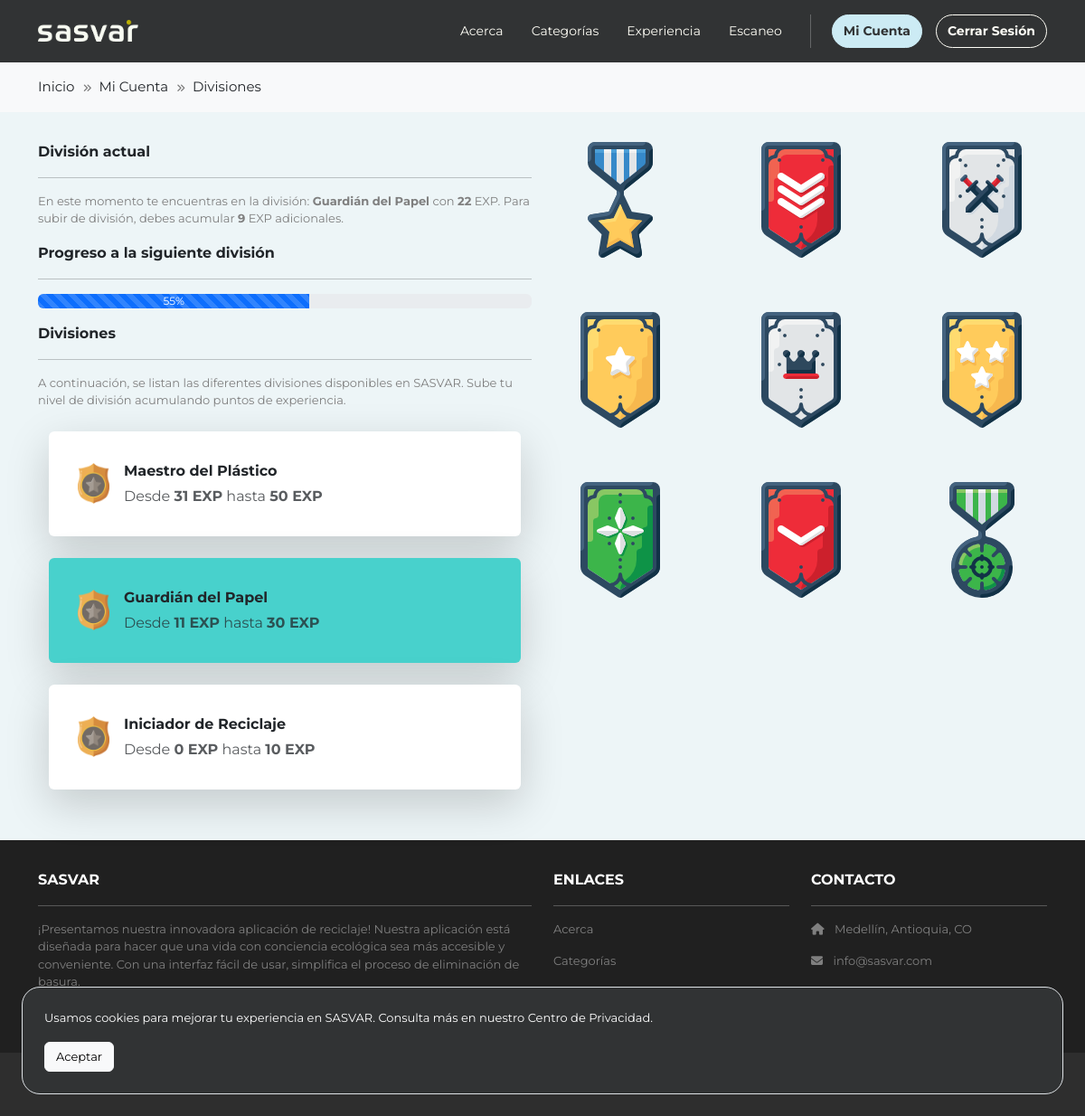
The page /mi-cuenta/divisiones (signed in) on the database its author committed.
### accounts/models.py (models this page shows, shortened)
class Ranking(models.Model):
    name = models.CharField(max_length=100)
    level = models.PositiveIntegerField()
    from_points = models.PositiveIntegerField()
    to_points = models.PositiveIntegerField()
    image = models.ImageField(upload_to='rankings_images/', blank=True, null=True)

### accounts/views.py (the view)
# urls.py: path('divisiones', views.rankings, name='accounts.rankings'),
@login_required
def rankings(request):
    viewData = {}
    viewData["title"] = "Divisiones"
    viewData["breadcrumbItems"] = [
        {"name": "Inicio", "route": "home.index"},
        {"name": "Mi Cuenta", "route": "accounts.index"},
        {"name": "Divisiones", "route": "accounts.rankings"},
    ]
    viewData["rankings"] = Ranking.objects.order_by('-level')
    user_points = request.user.experience_points
    user_ranking = Ranking.objects.filter(from_points__lte=user_points, to_points__gte=user_points).first()
    pending_points = (user_ranking.to_points - user_points) + 1
    progress_percentage = 100 * (1 - (pending_points / (user_ranking.to_points + 1 - user_ranking.from_points)))
    viewData["user_points"] = user_points
    viewData["user_ranking_name"] = user_ranking.name
    viewData["user_pending_points"] = pending_points
    viewData["user_progress_percentage"] = round(progress_percentage)
    return render(request, 'accounts/rankings.html', {"viewData": viewData})

### accounts/templates/accounts/rankings.html
{% extends 'base.html' %}
{% block content %}
{% load static %}
<div class="p-3">
  <div class="container">
    <div class="row mt-3">
      <div class="col-md-6 col-lg-6 col-xl-6 mx-auto mb-3">
        <b>División actual</b>
        <hr />
        <p class="font-13 rc-footer-font">En este momento te encuentras en la división:
          <span class="fw-bold">{{ viewData.user_ranking_name }}</span> con
          <span class="fw-bold">{{ viewData.user_points }}</span> EXP. Para subir de división, debes acumular
          <span class="fw-bold">{{ viewData.user_pending_points }}</span> EXP adicionales.</p>
        <b>Progreso a la siguiente división</b>
        <hr />
        <p class="font-13 rc-footer-font">
          <div class="progress" role="progressbar" aria-label="Default striped example" aria-valuenow="10" aria-valuemin="0" aria-valuemax="100">
            <div class="progress-bar progress-bar-striped" style="width: {{ viewData.user_progress_percentage }}%">{{ viewData.user_progress_percentage }}%</div>
          </div>
        </p>
        <b>Divisiones</b>
        <hr />
        <p class="font-13 rc-footer-font">A continuación, se listan las diferentes divisiones disponibles en SASVAR.
          Sube tu nivel de división acumulando puntos de experiencia.</p>
          <div class="container mt-4">
            {% for ranking in viewData.rankings %}
            <div class="row justify-content-center">
              <div class="col-md-12">
                {% if viewData.user_ranking_name == ranking.name %}
                <div class="card shadow-lg p-3 mb-4 bg-turquoise rounded border-0">
                {% else %}
                <div class="card shadow-lg p-3 mb-4 bg-white rounded border-0">
                {% endif %}
                  <div class="card-body">
                    <div class="d-flex align-items-center">
                      <img src="{% static 'images/badge.png' %}"
                        alt="" style="width: 35px; height: 45px"
                      />
                      <div class="ms-3">
                        <p class="fw-bold mb-1">{{ ranking.name }}</p>
                        <p class="text-muted mb-0">
                          Desde <span class="fw-bold">{{ ranking.from_points }} EXP</span>
                          hasta <span class="fw-bold">{{ ranking.to_points }} EXP</span>
                        </p>
                      </div>
                    </div>
                  </div>
                </div>
              </div>
            </div>
            {% endfor %}
          </div>
      </div>
      <div class="col-md-6 col-lg-6 col-xl-6 mx-auto mb-3 text-center d-none d-md-block">
        <img src="{% static 'images/rankings.png' %}" class="max-width-100" alt="about" />
      </div>
    </div>
  </div>
</div>
{% endblock content %}

### recycling/static/css/style.css (style rules this page uses)
body { font-family: 'Montserrat'; background-color: #FFF; }
.rc-footer-font { color: #7F7F7F; }
.max-width-100 { max-width: 100%; }
.bg-turquoise { background-color: mediumturquoise; }
.font-13 { font-size: 13px; }

### rows shown on the page
Ranking: user_ranking_name "Guardián del Papel", name "Guardián del Papel", from_points "11", to_points "30"
Ranking: name "Maestro del Plástico", from_points "31", to_points "50"
Ranking: name "Iniciador de Reciclaje", from_points "0", to_points "10"

### other values the page prints
{{ item.name }} "Inicio"
{{ item.name }} "Mi Cuenta"
{{ item.name }} "Divisiones"
{{ viewData.user_points }} "22"
{{ viewData.user_pending_points }} "9"
{{ viewData.user_progress_percentage }} "55"
